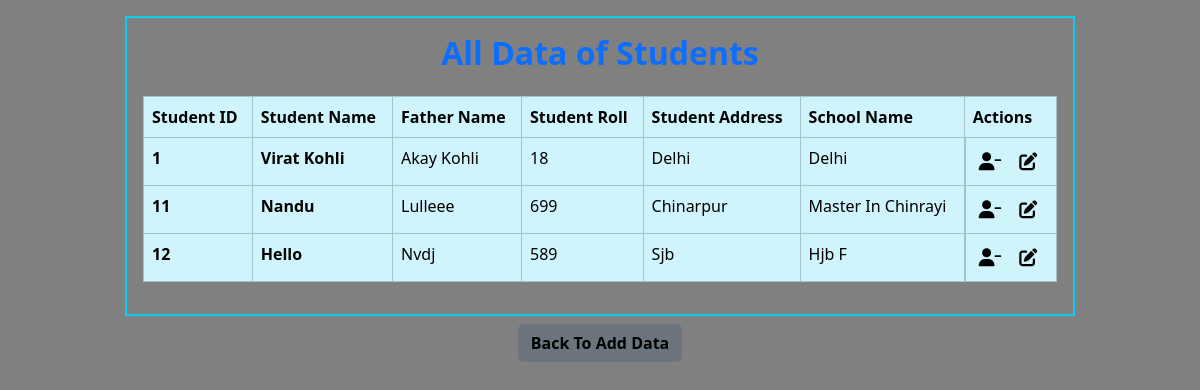
Screenshot of /student_data/ with the database file from the repository.
### myapp/models.py (models this page shows)
class studentModel(models.Model):
    name = models.CharField(max_length=30)
    fname = models.CharField(max_length=30)
    roll = models.IntegerField()
    address = models.CharField(max_length=100)
    school_name = models.CharField(max_length=100)

### myapp/views.py (the view, shortened to what this page needs)
# urls.py: path("student_data/", views.student_data, name = "student_Data"),
def student_data(request):
    data = studentModel.objects.all()
    form = studentForm()
    return render(request, 'student_data.html', {'data': data , 'form':form})

### myapp/templates/student_data.html (shortened to what this page needs)
<!DOCTYPE html>
<html lang="en">
  <head>
     <link
      href="https://cdn.jsdelivr.net/npm/bootstrap@5.3.3/dist/css/bootstrap.min.css"
      rel="stylesheet"
    />
    <link rel="stylesheet" href="https://cdnjs.cloudflare.com/ajax/libs/font-awesome/6.6.0/css/all.min.css" />
  </head>
  <body>
        <div class="container mt-3  ">
        <div class="row">
            <div class="col-10 offset-1 border border-2 border-info p-3">
                <h3 class="text text-center mb-4 text-primary fw-bold fs-2"> All Data of  Students</h3>
                <table class="table table-bordered table-hover table-info">
                  <thead class="fs-6">
                    <tr>
                      <th>Student ID </th>
                      <th>Student Name </th>
                      <th>Father Name </th>
                      <th>Student Roll  </th>
                      <th>Student Address </th>
                      <th>School Name </th>
                      <th>Actions</th>
                    </tr>
                  </thead>
                  <tbody>
                    {% for data in data %}
                     <tr>
                      <th>{{ data.id}}</th>
                       <th scope="row"><a href="{% url "single-data" data.id %}" title="Read more" class="toHome">{{data.name|title}}</a></th>
                      <td>{{ data.fname |title }}</td>
                      <td>{{ data.roll }}</td>
                      <td>{{ data.address|title }}</td>
                      <td>{{ data.school_name |title}}</td>
                       <td class="action_btn">
                        <a href="{% url "student-delete" data.id %}" class="action_link action_link1"><i class="fa-solid fa-user-minus"></i></a>
                        <a href="{% url "update-data" data.id %}" class="action_link action_link2"><i class="fa-solid fa-pen-to-square"></i></a>
                       </td>
                     </tr>
                    {% endfor %}
                  </tbody>
                </table>
            </div>
        </div>
    </div>
     <div class="text-center">
                <button class="btn btn-secondary m-2"><a href="{% url "student_form" %}" class="toHome fw-bold">Back To Add Data</a></button>
               </div>
  </body>
</html>

### rows the page displays
studentModel: id "1", name "Virat Kohli", fname "Akay Kohli", roll "18", address "Delhi", school_name "Delhi"
studentModel: id "11", name "Nandu", fname "Lulleee", roll "699", address "Chinarpur", school_name "Master In Chinrayi"
studentModel: id "12", name "Hello", fname "Nvdj", roll "589", address "Sjb", school_name "Hjb F"
